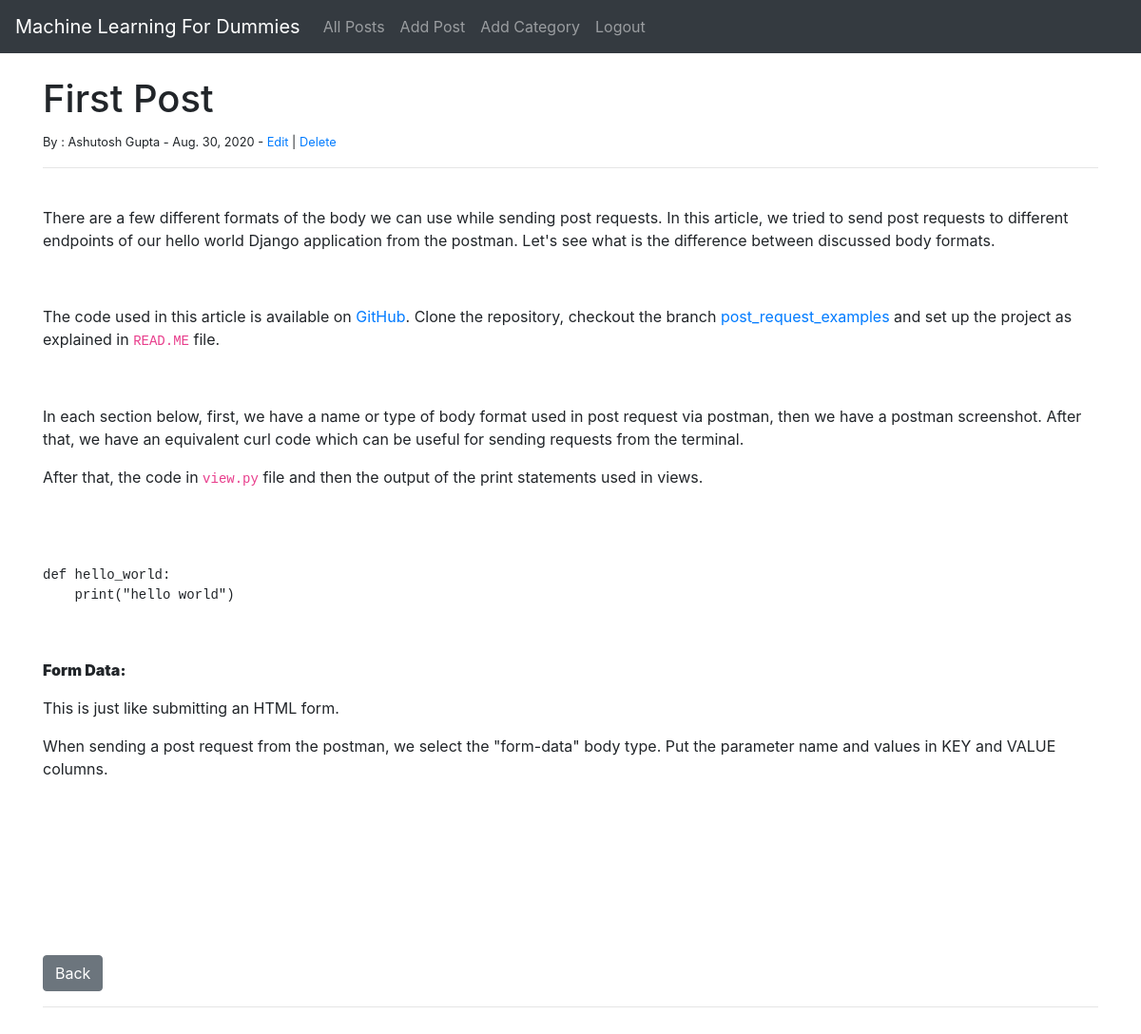
Page /post/13 (signed in) on the committed database.
### blog_app/models.py (models this page shows, shortened)
class Post(models.Model):
	title = models.CharField(max_length=255)
	title_tag = models.CharField(max_length=255, default="")
	introduction = models.TextField(default = '')
	author = models.ForeignKey(User, on_delete=models.CASCADE)
	body = RichTextField(blank=True, null=True)
	post_date = models.DateField(auto_now_add = True)
	category = models.CharField(max_length=255, default='')

### blog_app/views.py (the view)
# urls.py: path('post/<int:pk>', PostDetailView.as_view(), name="post-detail"),
class PostDetailView(DetailView):
	model = Post
	template_name = 'post_detail.html'
	def get_context_data(self, *args, **kwargs):
		cat_menu = Category.objects.all()
		context = super(PostDetailView, self).get_context_data(*args, **kwargs)
		context["cat_menu"] = cat_menu
		return context

### blog_app/models.py (called while the page is built)
	def __str__(self):
		return self.name

### blog_app/templates/post_detail.html (shortened to what this page needs)
{% extends 'base.html' %}
{% block content %}
	<h1>{{ post.title }}</h1>
	<small>By :
		{{ post.author.first_name }}
		{{ post.author.last_name }} -
		{{ post.post_date }}
		{% if user.is_authenticated %}
			-
			<a href="{% url 'update_post' post.pk %}">Edit</a> |
			<a href="{% url 'delete_post' post.pk %}">Delete</a>
		{% endif %}
	</small><br/>
	<hr>
	<br/>
	{{ post.body | safe }}
	<br/><br/>
	<a href="{% url 'home' %}" class="btn btn-secondary">Back</a>
	<br/>
	<hr/>
	<br/>
{% endblock %}

### rows in the picture
Post: title "First Post", author.first_name "Ashutosh", author.last_name "Gupta", post_date "Aug. 30, 2020", body "There are a few different formats of the body we can use while sending post requests. In this article, we tried to send post requests to different endpoints of our hello world Django application from the postman. Let's see what is the difference between discussed body formats. The code used in this article is available on GitHub . Clone the repository, checkout the branch post_request_examples and set up the project as explained in READ.ME file. In each section below, first, we have a name or type of body format used in post request via postman, then we have a postman screenshot. After that, we have an equivalent curl code which can be useful for sending requests from the terminal. After…"
